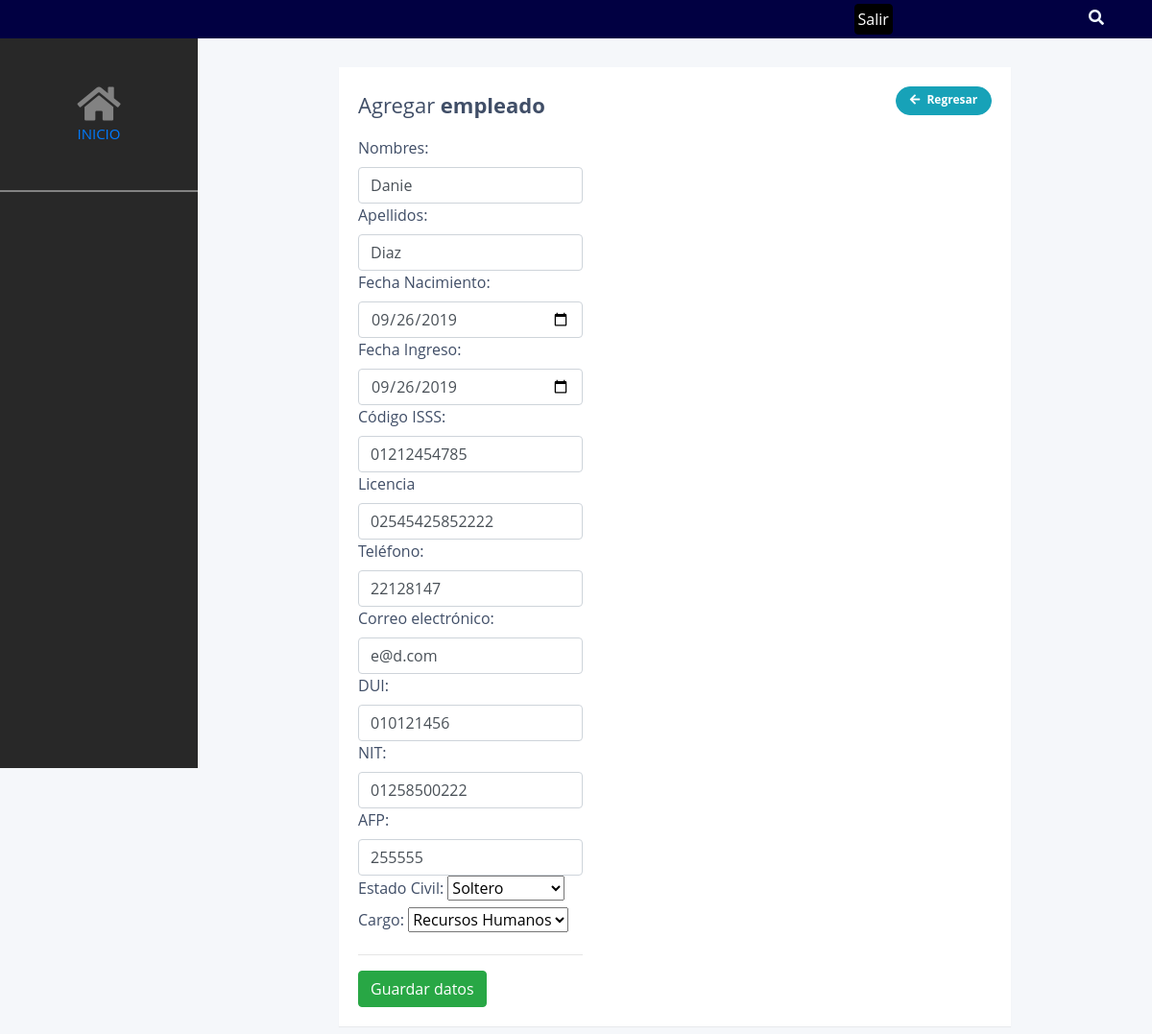
The app's page /empleado_update.php?id=5 with its own data.
### tables this page shows
CREATE TABLE `empleado` (
  `id_empleado` int(11) NOT NULL,
  `nombre` varchar(45) DEFAULT NULL,
  `apellido` varchar(45) DEFAULT NULL,
  `fecha_nac` date DEFAULT NULL,
  `fecha_ingreso` date DEFAULT NULL,
  `codigo_isss` varchar(11) DEFAULT NULL,
  `id_tipo_Licencia` varchar(16) DEFAULT NULL,
  `telefono` varchar(8) DEFAULT NULL,
  `email` varchar(45) DEFAULT NULL,
  `dui` varchar(9) DEFAULT NULL,
  `nit` varchar(14) DEFAULT NULL,
  `afp` varchar(11) DEFAULT NULL,
  `estadi_civil` varchar(45) DEFAULT NULL,
  `empleado_id` int(11) DEFAULT NULL,
  `cargo_id` int(11) NOT NULL,
  `estado` int(11) NOT NULL DEFAULT '1'
);

### conexion/database.php (called while the page is built, shortened)
<?php
	class Database{
		private $con;
		private $dbhost="localhost";
		private $dbuser="root";
		private $dbpass="";
		private $dbname="asi2";
		public function connect_db(){
			$this->con = mysqli_connect($this->dbhost, $this->dbuser, $this->dbpass, $this->dbname);
		}
		public function single_record($id){
			$sql = "SELECT * FROM empleado where id_empleado='$id'";
			$res = mysqli_query($this->con, $sql);
			$return = mysqli_fetch_object($res );
			return $return ;
		}
		public function ReadCargo(){
			$sql = "SELECT * FROM cargo where estado = 1";
			$res = mysqli_query($this->con, $sql);
			return $res;
		}
	}
?>

### empleado_update.php (the view, shortened to what this page needs)
<?php
	if (isset($_GET['id'])){
		$id=intval($_GET['id']);
	} else {
		header("location:dashboard.php");
	}
	include 'header.php';
	$empleado= new Database();
	$datos_empleado=$empleado->single_record($id);
		?>
        <div class="menu">
            <div class="home">
                <i class="fas fa-home"></i>
                <span><a href="/">INICIO</a></span>
            </div>
        </div>
		<div class="container">
			<div class="table-wrapper">
				<div class="table-title">
					<div class="row">
						<div class="col-sm-8"><h2>Agregar <b>empleado</b></h2></div>
						<div class="col-sm-4">
							<a href="empleado_listar.php" class="btn btn-info add-new"><i class="fa fa-arrow-left"></i> Regresar</a>
						</div>
					</div>
				</div>
				<div class="row">
					<form method="post">
						<div class="col-md-12">
							<label>Nombres:</label>
							<input type="text" name="nombres" id="nombres" class='form-control' maxlength="45" value="<?php echo $datos_empleado->nombre;?>" required >
						</div>
						<div class="col-md-12">
							<label>Apellidos:</label>
							<input type="text" name="apellidos" id="apellidos" class='form-control' maxlength="45" value="<?php echo $datos_empleado->apellido;?>" required>
						</div>
						<div class="col-md-12">
							<label>Fecha Nacimiento:</label>
							<input type="date" name="fecha_nac" id="fecha_nac" class='form-control' value="<?php echo $datos_empleado->fecha_nac;?>" required>
						</div>
						<div class="col-md-12">
							<label>Fecha Ingreso:</label>
							<input type="date" name="fecha_ingreso" id="fecha_ingreso" class='form-control' value="<?php echo $datos_empleado->fecha_ingreso;?>" required>
						</div>
						<div class="col-md-12">
							<label>Código ISSS:</label>
							<input type="number" name="codigo_isss" id="codigo_isss" class='form-control' maxlength="11" value="<?php echo $datos_empleado->codigo_isss;?>" required>
						</div>
						<div class="col-md-12">
							<label>Licencia</label>
							<input type="number" name="id_tipo_licencia" id="id_tipo_licencia" class='form-control' maxlength="16" value="<?php echo $datos_empleado->id_tipo_Licencia;?>" required>
						</div>
						<div class="col-md-12">
							<label>Teléfono:</label>
							<input type="text" name="telefono" id="telefono" class='form-control' maxlength="8" value="<?php echo $datos_empleado->telefono;?>" required >
						</div>
						<div class="col-md-12">
							<label>Correo electrónico:</label>
							<input type="email" name="email" id="email" class='form-control' maxlength="45" value="<?php echo $datos_empleado->email;?>" required>
						</div>
						<div class="col-md-12">
							<label>DUI:</label>
							<input type="text" name="dui" id="dui" class='form-control' maxlength="9" value="<?php echo $datos_empleado->dui;?>" required >
						</div>
						<div class="col-md-12">
							<label>NIT:</label>
							<input type="text" name="nit" id="nit" class='form-control' maxlength="13" value="<?php echo $datos_empleado->nit;?>" required >
						</div>
						<div class="col-md-12">
							<label>AFP:</label>
							<input type="text" name="afp" id="afp" class='form-control' maxlength="11" value="<?php echo $datos_empleado->afp;?>" required >
						</div>
						<div class="col-md-12">
							<label>Estado Civil:</label>
							<select name="estadi_civil">
							  <option value="Soltero" <?php echo ($datos_empleado->estadi_civil=="Soltero") ?  "SELECTED" :"";?>>Soltero</option>
							</select>
						</div>
						<div class="col-md-12">
							<label>Cargo:</label>
							<select name="cargo_id">
								<?php
									$listadoCargo=$empleado->ReadCargo();
									var_dump($listadoCargo);
									while ($row=mysqli_fetch_object($listadoCargo)){
										echo '<option value="'.$row->id_cargo.'">'.$row->nom_Cargo.'</option>';
									}
								?>
							</select>
						</div>
						<div class="col-md-12 pull-right">
						<hr>
							<button type="submit" class="btn btn-success">Guardar datos</button>
						</div>
					</form>
				</div>
			</div>
		</div>
<?php include 'footer.php'; ?>

### css/dashboard.css (style rules this page uses)
body { margin: 0; padding: o; }
.menu { width: 250px; height: 95vh; background: #282828; color: #828282; font-size: 25px; }
.fa-home { font-size: 40px; }
span { font-size: 15px; }
.home { width: 100%; height: 160px; border-bottom: 2px solid; display: flex; justify-content: center; align-items: center; flex-direction: column; }

### css/custom.css (style rules this page uses)
body { color: #404E67; background: #F5F7FA; font-family: 'Open Sans', sans-serif; }
.table-wrapper { width: 700px; margin: 30px auto; background: #fff; padding: 20px; box-shadow: 0 1px 1px rgba(0,0,0,.05); }
.table-title { padding-bottom: 10px; margin: 0 0 10px; }
.table-title h2 { margin: 6px 0 0; font-size: 22px; }
.table-title .add-new { float: right; height: 30px; font-weight: bold; font-size: 12px; text-shadow: none; min-width: 100px; border-radius: 50px; line-height: 13px; }
.table-title .add-new i { margin-right: 4px; }

### records on screen
empleado: nombres "Danie", apellidos "Diaz", fecha_nac "09/26/2019", fecha_ingreso "09/26/2019", codigo_isss "01212454785", id_tipo_licencia "02545425852222", telefono "22128147", email "e@d.com", dui "010121456", nit "01258500222", afp "255555"

### other values on screen
form field cargo_id "Recursos Humanos"
